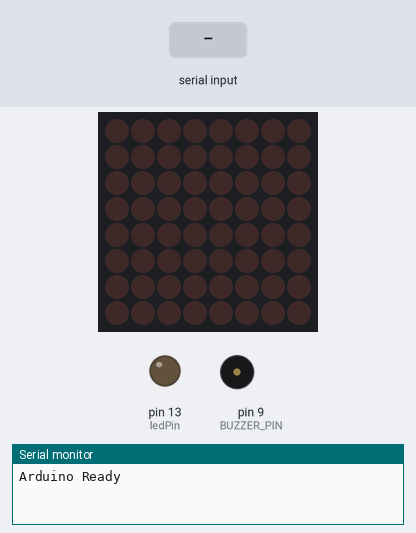
A sketch run on a simulated Arduino Uno, built with avr-gcc and run on an emulated ATmega328P. On the bench: 8×8 LED matrix, output pins drawn as LEDs (lit = HIGH), buzzer (waves = sounding), the last lines printed to the serial monitor. The test bench sets the inputs (shaded band).

Above: at 1.2 s.
1.3 s: "a" received over Serial
At 1.7 s:
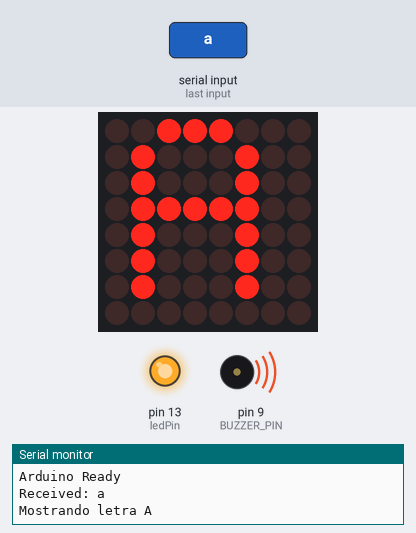
4.3 s: "g" received over Serial
At 5.4 s:
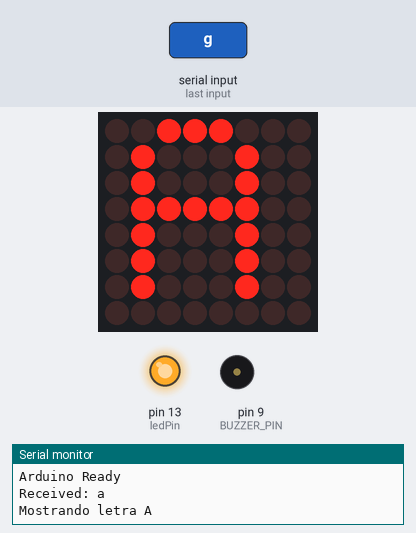
At 10.5 s:
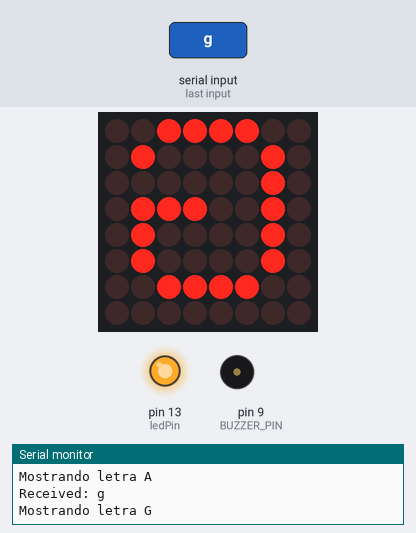
Timing chart, 0 to 12.0 s (numbered marks = the images above; inputs shaded):
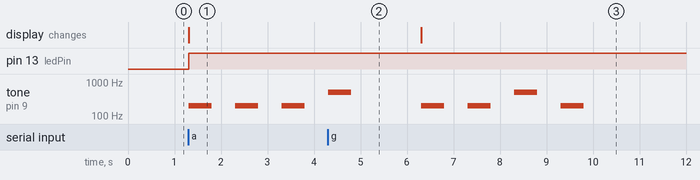

Measured:
- after the input at 1.3 s, pin 13 (ledPin): LOW → HIGH at once; tone on pin 9 (BUZZER_PIN): alternates 200 Hz for 0.50 s and silent for 0.50 s, starting at once; the display: changes at once (image 1)
- after the input at 4.3 s, the display: changes after 2.0 s (image 3)

The sketch:

tonos.ino
```cpp
#include <LedControl.h>

// Pines de conexión del MAX7219
const int DIN_PIN = 12;
const int CLK_PIN = 10;
const int CS_PIN = 11;
int ledPin = 13;

// Pin del buzzer
const int BUZZER_PIN = 9;

// Crear objeto LedControl
LedControl lc = LedControl(DIN_PIN, CLK_PIN, CS_PIN, 1);

// Definición de patrones de letras
byte A[8] = {
  B00111000,
  B01000100,
  B01000100,
  B01111100,
  B01000100,
  B01000100,
  B01000100,
  B00000000
};

byte G[8] = {
  B00111100,
  B01000010,
  B00000010,
  B01110010,
  B01000010,
  B01000010,
  B00111100,
  B00000000
};

byte E[8] = {
  B01111110,
  B00000010,
  B00000010,
  B00111110,
  B00000010,
  B00000010,
  B01111110,
  B00000000
};

byte S[8] = {
  B00111100,
  B01000010,
  B00000010,
  B00111100,
  B01000000,
  B01000010,
  B00111100,
  B00000000
};

byte M[8] = {
  B01000010,
  B01100110,
  B01011010,
  B01000010,
  B01000010,
  B01000010,
  B01000010,
  B00000000
};

// Definir frecuencias para sonidos
const int FREQ_DU = 200;  // frecuencia más grave
const int FREQ_DA = 500;  // frecuencia más aguda
const int DURATION = 500; // duración de cada sonido en milisegundos (2 segundos)

void setup() {
  Serial.begin(9600); // Match the baud rate with your PC program
  while (!Serial) {
    // Wait for the Serial port to initialize
  }
  Serial.println("Arduino Ready");
  // Inicializar el MAX7219
  lc.shutdown(0, false);     // Activar el dispositivo
  lc.setIntensity(0, 8);     // Establecer brillo (0-15)
  lc.clearDisplay(0);        // Limpiar la pantalla

  pinMode(ledPin, OUTPUT);

  // Configurar pin del buzzer
  pinMode(BUZZER_PIN, OUTPUT);
}

void playSequenceWithSpaces(int* sequence, int length) {
  for (int i = 0; i < length; i++) {
    // Tocar nota
    tone(BUZZER_PIN, sequence[i], DURATION);
    delay(DURATION);
    noTone(BUZZER_PIN);

    // Espacio en silencio
    delay(DURATION);
  }
}

void loop() {
  if (Serial.available() > 0) {
    char received = Serial.read(); // Read the received character
    Serial.print("Received: ");
    Serial.println(received);     // Echo it back to the sender

    if (received == 'a') {
      displayLetter(A);
      Serial.println("Mostrando letra A");
      digitalWrite(ledPin, HIGH);
      int sequenceA[] = {FREQ_DU, FREQ_DU, FREQ_DU, FREQ_DA};
      playSequenceWithSpaces(sequenceA, 4);
      delay(1000); // Added delay to ensure proper timing
    } else if (received == 'g') {
      displayLetter(G);
      Serial.println("Mostrando letra G");
      int sequenceG[] = {FREQ_DU, FREQ_DU, FREQ_DA, FREQ_DU};
      playSequenceWithSpaces(sequenceG, 4);
      delay(1000); // Added delay to ensure proper timing
    } else if (received == 'e') {
      displayLetter(E);
      Serial.println("Mostrando letra E");
      int sequenceE[] = {FREQ_DU, FREQ_DA, FREQ_DU, FREQ_DU};
      playSequenceWithSpaces(sequenceE, 4);
      delay(1000); // Added delay to ensure proper timing
    } else if (received == 's') {
      displayLetter(S);
      Serial.println("Mostrando letra S");
      int sequenceS[] = {FREQ_DA, FREQ_DU, FREQ_DU, FREQ_DU};
      playSequenceWithSpaces(sequenceS, 4);
      delay(1000); // Added delay to ensure proper timing
    } else if (received == 'm') {
      displayLetter(M);
      Serial.println("Mostrando letra M");
      int sequenceM[] = {FREQ_DA};
      playSequenceWithSpaces(sequenceM, 1);
      delay(1000); // Added delay to ensure proper timing
    }
  }
}

// Función para mostrar una letra
void displayLetter(byte letter[]) {
  for (int i = 0; i < 8; i++) {
    lc.setRow(0, i, letter[i]);
  }
}
```
